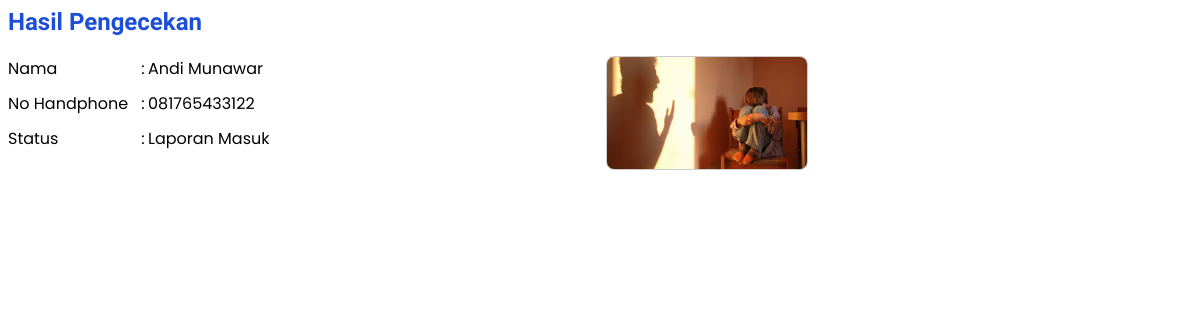
Screenshot of /status_pengaduan.php?no_tiket=TKT175182172660 with the database file from the repository.
### tables this page shows
CREATE TABLE `pengaduan`  (
  `id_pengaduan` int(11) NOT NULL AUTO_INCREMENT,
  `no_tiket` varchar(20) NOT NULL,
  `nama` varchar(50) NOT NULL,
  `alamat` varchar(255) NOT NULL,
  `no_hp` varchar(15) NOT NULL,
  `kategori` enum('Kekerasan Fisik','Kekerasan Psikis','Kekerasan Seksual','Kekerasan Ekonomi','lainnya') NOT NULL,
  `tempat_kejadian` text NULL,
  `isi_laporan` text NOT NULL,
  `bukti` varchar(255) NOT NULL,
  `status` enum('Laporan Masuk','Laporan Diterima','Laporan Ditolak','Laporan Selesai') NOT NULL,
  `tanggal_pengaduan` datetime(0) NULL DEFAULT current_timestamp(),
  PRIMARY KEY (`id_pengaduan`) USING BTREE,
  INDEX `nama`(`nama`) USING BTREE
);

### status_pengaduan.php (the view, shortened to what this page needs)
<?php
$koneksi = new mysqli("localhost", "root", "", "pkl");
if (isset($_GET['no_tiket'])) {
  $no_tiket = $koneksi->real_escape_string($_GET['no_tiket']);
  $sql = "SELECT * FROM pengaduan WHERE no_tiket = '$no_tiket'";
  $result = $koneksi->query($sql);
  if ($result->num_rows > 0) {
    $row = $result->fetch_assoc();
?>
    <h2>Hasil Pengecekan</h2>
    <div class="pengaduan-container">
      <div class="info-kiri">
        <div class="baris-info">
          <div class="label">Nama</div>
          <div class="colon">:</div>
          <div class="nilai"><?= htmlspecialchars($row['nama']) ?></div>
        </div>
        <div class="baris-info">
          <div class="label">No Handphone</div>
          <div class="colon">:</div>
          <div class="nilai"><?= htmlspecialchars($row['no_hp']) ?></div>
        </div>
        <div class="baris-info">
          <div class="label">Status</div>
          <div class="colon">:</div>
          <div class="nilai"><?= htmlspecialchars($row['status']) ?></div>
        </div>
      </div>
      <div class="info-kanan">
        <img src="<?= htmlspecialchars($row['bukti']) ?>" alt="Bukti">
      </div>
    </div>
<?php
  } else {
    echo "<p>Tidak ditemukan laporan dengan No Tiket tersebut.</p>";
  }
} else {
  echo "<p>Masukkan No Tiket pengaduan untuk melihat status laporan.</p>";
}
?>

### status_pengaduan.php (style rules this page uses)
* { font-family: 'Poppins'; }
.pengaduan-container { display: flex; gap: 30px; max-width: 800px; border-radius: 10px; }
.info-kiri, .info-kanan { flex: 1; }
.info-kanan { margin-top: 0; text-align: right; }
.info-kanan img { max-width: 200px; height: auto; border-radius: 8px; border: 1px solid #ccc; }
.baris-info { display: flex; margin-bottom: 10px; font-size: 16px; }
.label { width: 130px; }
.colon { width: 10px; text-align: center; }
.nilai { flex: 1; }
h2 { text-align: left; color: #1d4ed8; font-family: 'Baloo 2'; font-weight: bold; }

### rows the page displays
pengaduan: nama "Andi Munawar", no_hp "081765433122", status "Laporan Masuk", bukti (picture)
